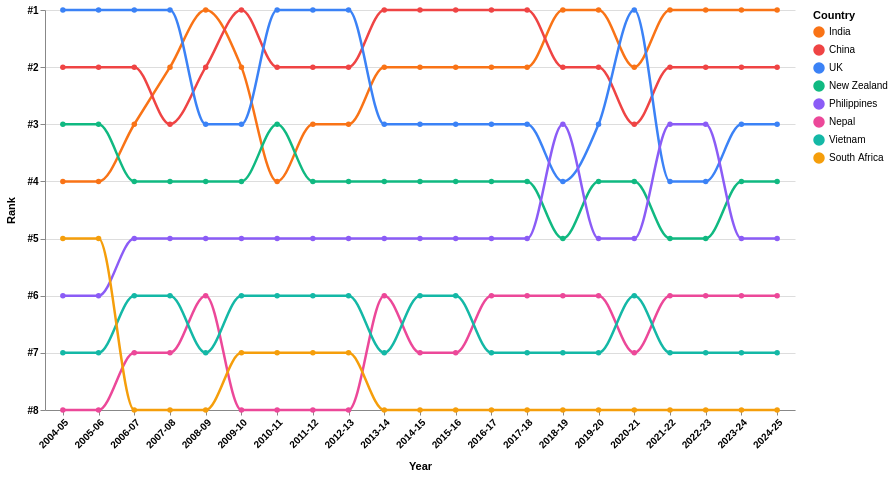

Describe this chart as a Vega-Lite specification.
### Vega-Lite specification from a JSON file in a GitHub repository (floating-point values rounded to 4 significant figures; data arrays with more than 128 entries replaced by an {"elided": "..."} marker saying what was removed)
{"$schema": "https://vega.github.io/schema/vega-lite/v5.json", "width": 750, "height": 400, "background": "#ffffff", "config": {"view": {"stroke": null}}, "layer": [{"data": {"values": {"elided": "168 records"}}, "params": [{"name": "hover", "select": {"type": "point", "fields": ["country"], "on": "mouseover", "nearest": false}}], "mark": {"type": "line", "point": true, "strokeWidth": 2.5, "interpolate": "monotone"}, "encoding": {"x": {"field": "year", "type": "ordinal", "axis": {"labelAngle": -45, "title": "Year", "labelFontSize": 10, "labelFontWeight": "bold", "titlePadding": 10}}, "y": {"field": "rank", "type": "quantitative", "sort": "ascending", "scale": {"domain": [1, 8], "reverse": true}, "axis": {"title": "Rank", "values": [1, 2, 3, 4, 5, 6, 7, 8], "labelExpr": "'#' + datum.value", "labelFontWeight": "bold", "titlePadding": 10}}, "color": {"field": "country", "type": "nominal", "scale": {"domain": ["India", "China", "UK", "New Zealand", "Philippines", "Nepal", "Vietnam", "South Africa"], "range": ["#f97316", "#ef4444", "#3b82f6", "#10b981", "#8b5cf6", "#ec4899", "#14b8a6", "#f59e0b"]}, "legend": {"title": "Country", "orient": "right"}}, "opacity": {"condition": {"param": "hover", "empty": true, "value": 1}, "value": 0.1}, "strokeWidth": {"condition": {"param": "hover", "empty": true, "value": 2.5}, "value": 1}, "tooltip": [{"field": "year", "title": "Year"}, {"field": "country", "title": "Country"}, {"field": "rank", "title": "Rank"}]}}]}
